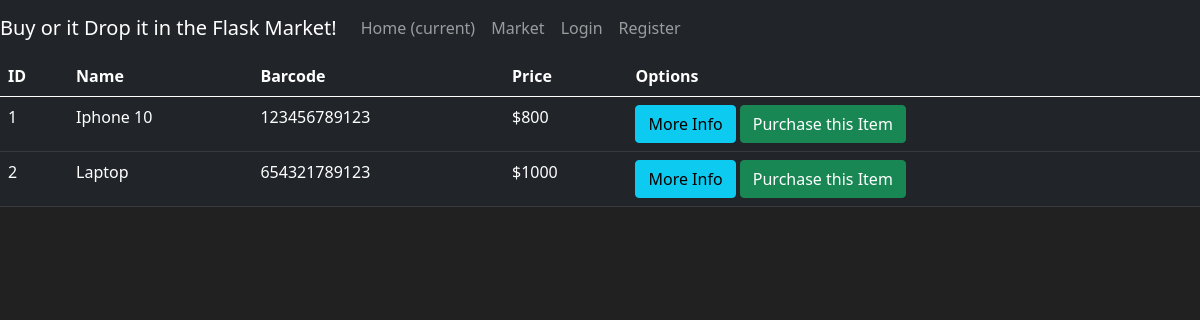
/market, run on an earlier commit of the app's database.
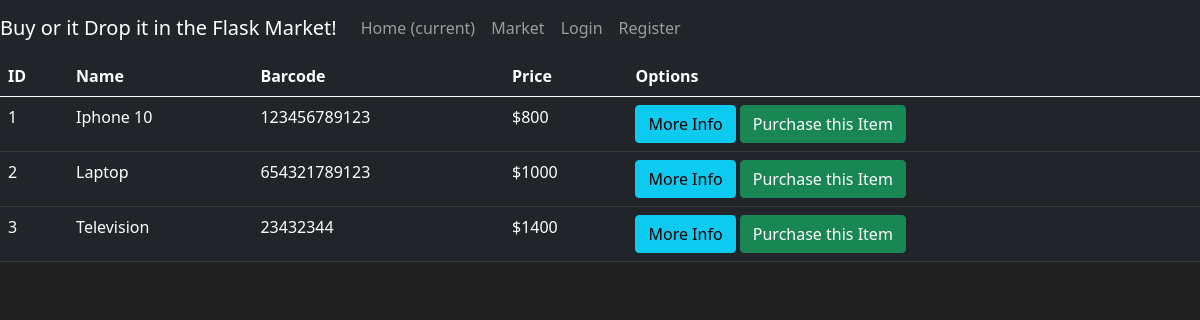
And on a later commit of the database.
### market/models.py (models this page shows, shortened)
class Item(db.Model):
    id = db.Column(db.Integer(), primary_key=True)
    name = db.Column(db.String(length=30), nullable=False, unique=True)
    price = db.Column(db.Integer(), nullable=False)
    barcode = db.Column(db.String(length=12), nullable=False, unique=True)
    description = db.Column(db.String(length=1024), nullable=False, unique=True)
    owner = db.Column(db.Integer(), db.ForeignKey('user.id'))

### market/routes.py (the view)
@app.route('/market')
def market_page():
    items = Item.query.all()
    return render_template('market.html', items=items)

### market/templates/market.html (shortened to what this page needs)
{% extends 'base.html' %}
{%block content%}
    <table class="table table-hover table-dark">
        <thead>
            <tr>
                <th scope="col">ID</th>
                <th scope="col">Name</th>
                <th scope="col">Barcode</th>
                <th scope="col">Price</th>
                <th scope="col">Options</th>
            </tr>
        </thead>
        <tbody>
            {% for item in items %}
                <tr>
                    <td>{{ item.id }}</td>
                    <td>{{ item.name }}</td>
                    <td>{{ item.barcode }}</td>
                    <td>${{ item.price }}</td>
                    <td>
                        <button class="btn btn-outline btn-info">More Info</button>
                        <button class="btn btn-outline btn-success">Purchase this Item</button>
                    </td>
                </tr>
            {% endfor %}
        </tbody>
    </table>
{%endblock%}

### market/templates/base.html (shortened to what this page needs)
<!doctype html>
<html lang="en">
  <head>
    <link href="https://cdn.jsdelivr.net/npm/bootstrap@5.0.2/dist/css/bootstrap.min.css" rel="stylesheet">
  </head>
  <body>
    <nav class="navbar navbar-expand-md navbar-dark bg-dark">
      <a class="navbar-brand" href="#">Buy or it Drop it in the Flask Market!</a>
      <div class="collapse navbar-collapse" id="navbarNav">
        <ul class="navbar-nav mr-auto">
            <li class="nav-item active">
                <a class="nav-link" href="{{ url_for('home_page') }}">Home <span class="sr-only">(current)</span></a>
            </li>
            <li class="nav-item">
                <a class="nav-link" href="{{ url_for('market_page') }}">Market</a>
            </li>
        </ul>
        <ul class="navbar-nav">
            <li class="nav-item">
                <a class="nav-link" href="#">Login</a>
            </li>
            <li class="nav-item">
                <a class="nav-link" href="#">Register</a>
            </li>
        </ul>
      </div>
    </nav>
{%block content%}
    {% endblock %}
  </body>
</html>

### market/templates/base.html (style rules this page uses)
body { background-color: #212121; color: white; }

What changed in the data, as far as the page shows it:
added Item: id "3", name "Television", barcode "23432344", price "1400"
